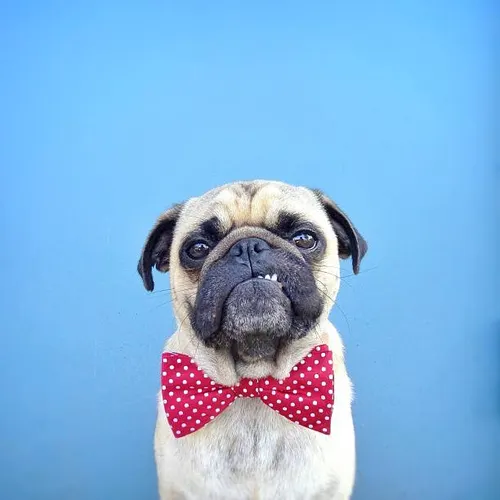
#> input picture pug-dog.webp, 500 x 500 px, found by its file name
$ jupyter execute 2_Smoothing_and_Sharpening_2B.ipynb
#> lines starting #> are read from the running program, lines starting #| are printed output that depends on the picture
<a href="https://colab.research.google.com/github/iambaig010/2_Smoothing_and_Sharpening_/blob/main/2_Smoothing_and_Sharpening_2B.ipynb" target="_parent"></a>

[cell 1]
#Import the necessary libraries
import cv2
import matplotlib.pyplot as plt
import numpy as np

# Load the image
image = cv2.imread ('/content/pug-dog.webp')
#> image is the input picture: shape (500, 500, 3); mean B, G, R 223.1, 179.4, 129.9

#Plot the original image
plt. subplot (1, 2, 1)
plt. title("Original")
plt. imshow(image)

# Create the sharpening kernel
kernel = np.array([[0, -1, 0],[ -1, 5, -1], [0, -1, 0]])

# Sharpen the image
sharpened_image = cv2.filter2D(image, -1, kernel)
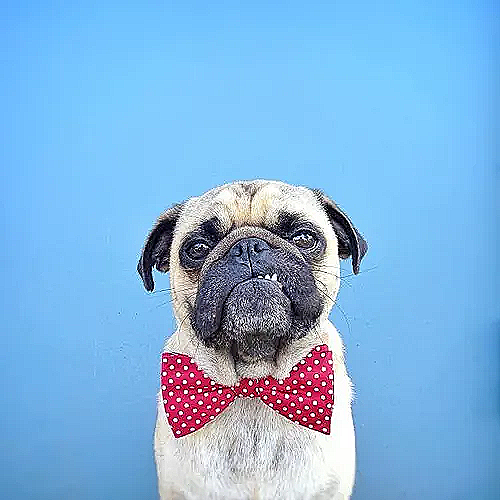
#> sharpened_image: shape (500, 500, 3); mean B, G, R 222.4, 179.3, 129.3
#Save the image
cv2.imwrite( 'sharpened_image.jpg', sharpened_image)

#Plot the sharpened image
plt. subplot (1, 2, 2)
plt. title("Sharpening")
plt. imshow (sharpened_image)
plt. show()
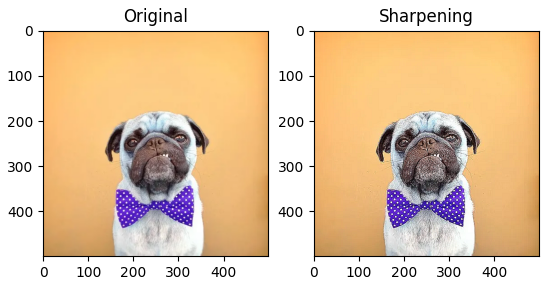
#> figure drawn by matplotlib, 2 panels; B, G, R data is drawn as R, G, B
